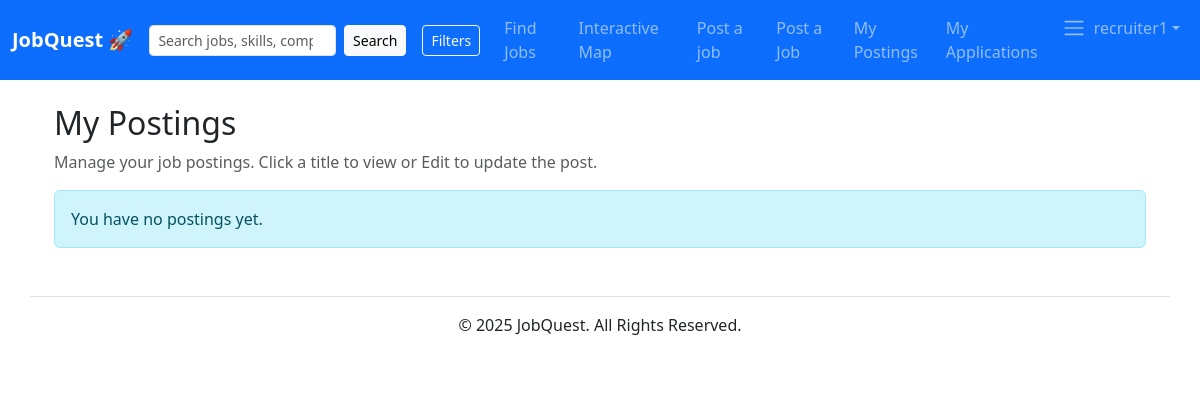
The page /search/my-postings/ (signed in) on the database as committed earlier.
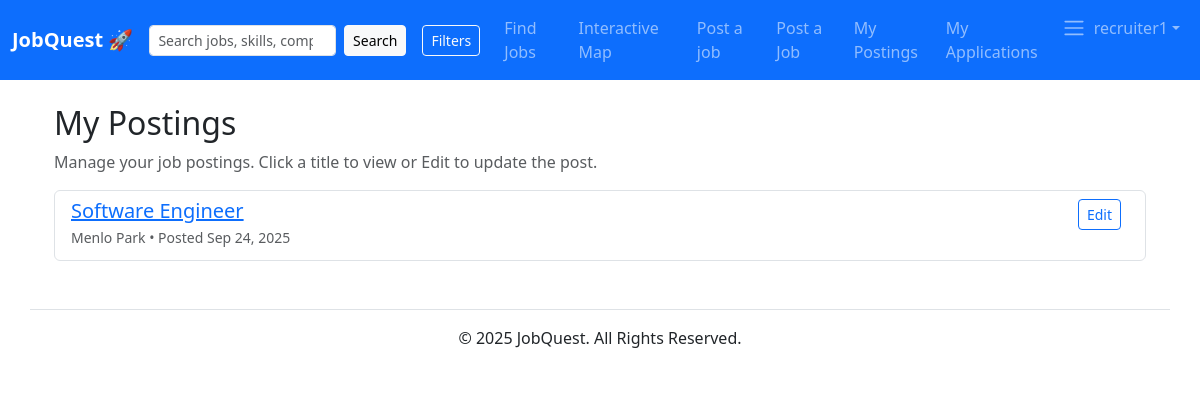
The same page on the database as committed later.
### jobs/models.py (models this page shows, shortened)
class Job(models.Model):
	title = models.CharField(max_length=255)
	company = models.CharField(max_length=255, blank=True)
	location = models.CharField(max_length=255, blank=True)
	description = models.TextField(blank=True)
	posted_at = models.DateTimeField(default=timezone.now)
	latitude = models.FloatField(null=True, blank=True)
	longitude = models.FloatField(null=True, blank=True)
	salary_min = models.IntegerField(null=True, blank=True)
	salary_max = models.IntegerField(null=True, blank=True)
	VISA_CHOICES = [
		('none', 'None'),
		('sponsor', 'Sponsorship available'),
	]
	visa_sponsorship = models.CharField(max_length=32, choices=VISA_CHOICES, default='none')
	owner = models.ForeignKey(User, on_delete=models.CASCADE, related_name="jobs", null=True, blank=True)

### jobs/views.py (the view)
# urls.py: path('my-postings/', views.my_postings, name='my_postings'),
@login_required
def my_postings(request):
    profile = getattr(request.user, 'profile', None)
    if not profile or not profile.is_recruiter:
        return redirect('home:index')
    qs = Job.objects.filter(owner=request.user)   # ✅ simple, reliable
    return render(request, 'jobs/my_postings.html', {'jobs': qs})

### accounts/context_processors.py (called while the page is built)
def user_profile(request):
    user = getattr(request, 'user', None)
    profile = None
    if user and user.is_authenticated:
        try:
            profile = user.profile
        except Exception:
            profile = None
    return {'user_profile': profile}

### jobs/templates/jobs/my_postings.html
{% extends 'base.html' %}
{% block content %}
<div class="container mt-4">
  <h2>My Postings</h2>
  <p class="text-muted">Manage your job postings. Click a title to view or Edit to update the post.</p>
  {% if jobs and jobs.exists %}
  <div class="list-group">
    {% for job in jobs %}
      <div class="list-group-item d-flex justify-content-between align-items-start">
        <div>
          <h5 class="mb-1"><a href="{% url 'jobs:job_detail' job.pk %}">{{ job.title }}</a></h5>
          <p class="mb-1 text-muted small">{{ job.location }} • Posted {{ job.posted_at|date:"M j, Y" }}</p>
        </div>
        <div>
          <a class="btn btn-sm btn-outline-primary me-2" href="{% url 'jobs:edit_post' job.pk %}">Edit</a>
        </div>
      </div>
    {% endfor %}
  </div>
  {% else %}
    <div class="alert alert-info">You have no postings yet.</div>
  {% endif %}
</div>
{% endblock %}

Rows that differ between the two databases and show on the page:
added Job: title "Software Engineer", location "Menlo Park", posted_at "Sep 24, 2025"
Other text that changed with them:
text no longer shown: "You have no postings yet."
